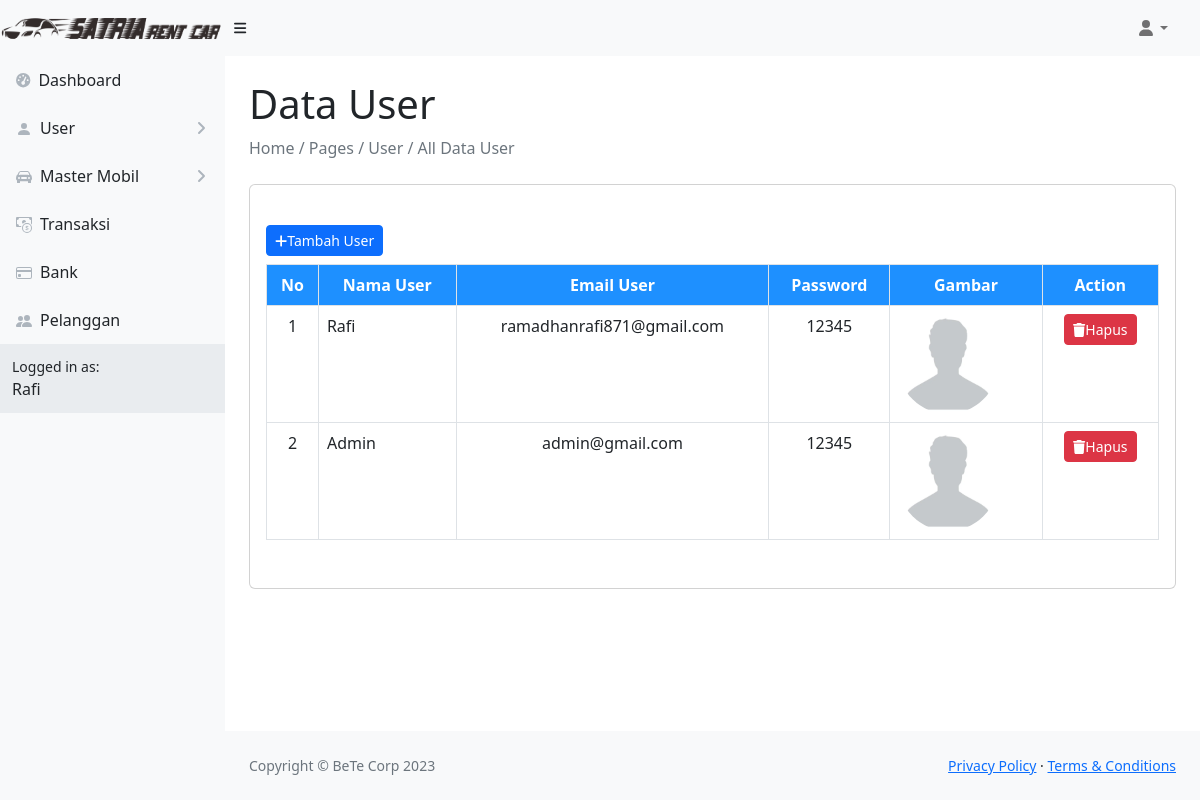
/rentalsatria/data_user.php (signed in), run on the app's committed database.
### tables this page shows
CREATE TABLE `tbl_user` (
  `id_user` int(11) NOT NULL,
  `nama` varchar(128) NOT NULL,
  `email` varchar(128) NOT NULL,
  `password` varchar(128) NOT NULL,
  `photo_user` varchar(128) DEFAULT NULL,
  `status_user` int(11) NOT NULL
);

### rentalsatria/data_user.php (the view, shortened to what this page needs)
<?php
    include 'database/koneksi.php';
    $query = "SELECT * FROM tbl_user";
    $sql = mysqli_query($conn, $query);
    $no = 1;
    if(isset($_SESSION['email'])){
        $email = $_SESSION['email'];
        $query = "SELECT * FROM tbl_user WHERE email = '$email'";
        $result = mysqli_query($conn, $query);
        $data = mysqli_fetch_array($result);
    }
?>
<!DOCTYPE html>
<html lang="en">
<head>
    <link href="https://cdn.jsdelivr.net/npm/simple-datatables@7.1.2/dist/style.min.css" rel="stylesheet" />
    <link href="./css/styles.css" rel="stylesheet" />
</head>
<body class="sb-nav-fixed">
    <nav class="sb-topnav navbar navbar-expand navbar-light bg-light">
        <a class="navbar-brand" href="index.html"><img src="images/logo.png" alt="" style="width:225px;height:40px;"></a>
        <button class="btn btn-link btn-sm order-1 order-lg-0 me-4 me-lg-0" id="sidebarToggle" href="#!"><i
                class="fas fa-bars"></i></button>
        <ul class="navbar-nav ms-auto ms-md-0 me-3 me-lg-4">
            <li class="nav-item dropdown">
                <a class="nav-link dropdown-toggle" id="navbarDropdown" href="#" role="button" data-bs-toggle="dropdown"
                    aria-expanded="false"><i class="fas fa-user fa-fw"></i></a>
            </li>
        </ul>
    </nav>
    <div id="layoutSidenav">
        <div id="layoutSidenav_nav">
            <nav class="sb-sidenav accordion sb-sidenav-light" id="sidenavAccordion">
                <div class="sb-sidenav-menu">
                    <div class="nav">
                        <a class="nav-link" href="admin.php">
                            <div class="sb-nav-link-icon"><i class="fas fa-tachometer-alt"></i></div>
                            Dashboard
                        </a>
                        <a class="nav-link collapsed" href="#" data-bs-toggle="collapse"
                            data-bs-target="#collapseLayouts" aria-expanded="false" aria-controls="collapseLayouts">
                            <div class="sb-nav-link-icon"><svg xmlns="http://www.w3.org/2000/svg" width="16" height="16" fill="currentColor" class="bi bi-person-fill" viewBox="0 0 16 16">
                                <path d="M3 14s-1 0-1-1 1-4 6-4 6 3 6 4-1 1-1 1H3Zm5-6a3 3 0 1 0 0-6 3 3 0 0 0 0 6Z"/>
                            </svg></div>
                            User
                            <div class="sb-sidenav-collapse-arrow"><i class="fas fa-angle-down"></i></div>
                        </a>
                        <a class="nav-link collapsed" href="#" data-bs-toggle="collapse" data-bs-target="#collapsePages"
                            aria-expanded="false" aria-controls="collapsePages">
                            <div class="sb-nav-link-icon"></div>
                            Master Mobil
                            <div class="sb-sidenav-collapse-arrow"><i class="fas fa-angle-down"></i></div>
                        </a>
                        <a class="nav-link" href="transaksi.php">
                            <div class="sb-nav-link-icon"></div>
                            Transaksi
                        </a>
                        <a class="nav-link" href="bank.php">
                            <div class="sb-nav-link-icon"></div>
                            Bank
                        </a>
                        <a class="nav-link" href="pelanggan.php">
                            <div class="sb-nav-link-icon"></div>
                            Pelanggan
                        </a>
                </div>
                <div class="sb-sidenav-footer">
                    <div class="small">Logged in as:</div>
                    <?=$data['nama']?>
                </div>
            </nav>
        </div>
    <div id="layoutSidenav_content">
        <main>
    <div class="container-fluid px-4">
        <h1 class="mt-4">Data User</h1>
        <ol class="breadcrumb mb-4">
            <li class="breadcrumb-item active">Home / Pages / User / All Data User</li>
        </ol>
        <section class="section dashboard">
            <div class="row">
                <div class="col-md-12">
                    <div class="card">
                        <div class="card-body my-3">
                            <button type="button" class="btn btn-primary btn-sm text-white my-2" data-bs-toggle="modal" data-bs-target="#tambah"><i class="fas fa-plus"></i>Tambah User</button>
                            <table class="table table-bordered table-responsive" id="example1">
                                <thead class="text-center" style="color: white; background-color: dodgerblue;">
                                    <tr>
                                        <th>No</th>
                                        <th>Nama User</th>
                                        <th>Email User</th>
                                        <th>Password</th>
                                        <th>Gambar</th>
                                        <th>Action</th>
                                    </tr>
                                </thead>
                                <tbody>
                                    <?php while ($result = mysqli_fetch_assoc($sql)) { ?>
                                        <tr>
                                            <td class="text-center"><?=$no++?></td>
                                            <td><?=$result['nama']?></td>
                                            <td class="text-center"><?=$result['email']?></td>
                                            <td class="text-center"><?=$result['password']?></td>
                                            <td><img src="images/<?=$result['photo_user']?>" width="100px" height="100px" alt="Profile" class="rounded-circle"></td>
                                            <td class="text-center">
                                            <form method="POST" action="">
                                                <button type="submit" class="btn btn-danger btn-sm text-white" name="hapus" onclick="return confirm('Apakah Anda yakin ingin menghapus data ini?')">
                                                    <i class="fas fa-trash"></i>Hapus
                                                </button>
                                            </form>
                                            </td>
                                        </tr>
                                    <?php } ?>
                                </tbody>
                            </table>
                        </div>
                    </div>
                </div>
            </div>
        </section>
    </div>
    </main>
            <footer class="py-4 bg-light mt-auto">
                <div class="container-fluid px-4">
                    <div class="d-flex align-items-center justify-content-between small">
                        <div class="text-muted">Copyright &copy; BeTe Corp 2023</div>
                        <div>
                            <a href="#">Privacy Policy</a>
                            &middot;
                            <a href="#">Terms &amp; Conditions</a>
                        </div>
                    </div>
                </div>
            </footer>
        </div>
    </div>
</body>
</html>

### data on the page
tbl_user: nama "Rafi", email "ramadhanrafi871@gmail.com", password "12345", photo_user (placeholder picture)
tbl_user: nama "Admin", email "admin@gmail.com", password "12345", photo_user (placeholder picture)
